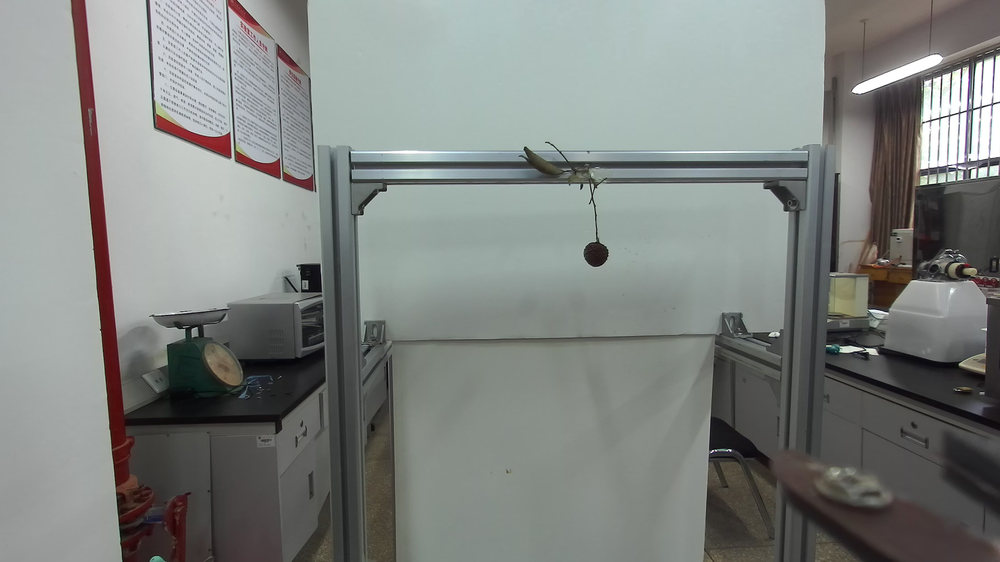
#> input picture models/yolo/1_6.png, 1000 x 562 px, shrunk from 2208 x 1242 before the run; the run also reads 1 picture not shown here
$ python SIFT.py
#> lines starting #> are read from the running program, lines starting #| are printed output that depends on the picture
import cv2
import numpy as np

def sift_feature_matching(img1, img2):
    # 创建SIFT对象
    sift = cv2.xfeatures2d.SIFT_create()

    # 检测关键点和计算描述符
    keypoints1, descriptors1 = sift.detectAndCompute(img1, None)
    keypoints2, descriptors2 = sift.detectAndCompute(img2, None)

    # 使用BFMatcher进行特征匹配
    bf = cv2.BFMatcher()
    matches = bf.knnMatch(descriptors1, descriptors2, k=2)

    # 应用比值测试，以获取最佳匹配
    good_matches = []
    for m, n in matches:
        if m.distance < 0.75 * n.distance:
            good_matches.append([m])

    # 绘制匹配结果
    result = cv2.drawMatchesKnn(img1, keypoints1, img2, keypoints2, good_matches, None, flags=cv2.DrawMatchesFlags_NOT_DRAW_SINGLE_POINTS)

    return result

if __name__ == "__main__":
    # 读取图像
    img1 = cv2.imread('1_6.png', cv2.IMREAD_GRAYSCALE)
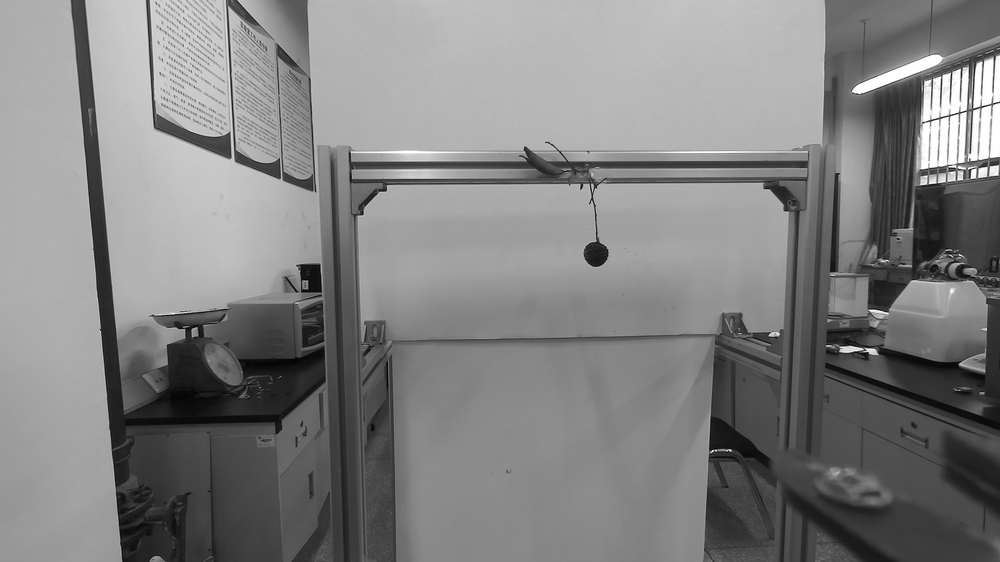
#> img1: shape (562, 1000); min 1, max 255, mean 129.5
    img2 = cv2.imread('1_0.png', cv2.IMREAD_GRAYSCALE)
#> img2: shape (562, 1000); min 0, max 255, mean 131.1

    # 执行SIFT特征匹配
    matched_image = sift_feature_matching(img1, img2)
#> in sift_feature_matching, `keypoints1, descriptors1 = sift.detectAndCompute(img1, None)`: keypoints1 = 666 keypoints; strongest (x, y, size): (872, 351, 5.2), (596, 254, 15.4), (959, 167, 2), (940, 118, 2.3)
#> in sift_feature_matching, `keypoints2, descriptors2 = sift.detectAndCompute(img2, None)`: keypoints2 = 659 keypoints; strongest (x, y, size): (872, 351, 5.2), (595, 255, 15.8), (959, 167, 2), (949, 115, 2.3)
#> in sift_feature_matching, `matches = bf.knnMatch(descriptors1, descriptors2, k=2)`: matches = 666 matches
#> after the loop in sift_feature_matching, `for m, n in matches:`: good_matches = 496 matches
#> in sift_feature_matching, `result = cv2.drawMatchesKnn(img1, keypoints1, img2, keypoints2, good_m..`:
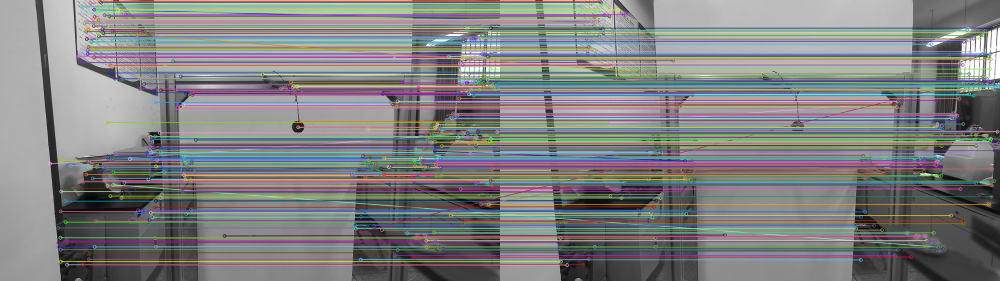
#> result: shape (562, 2000, 3) (shown at 1/2 size); mean of channels 0, 1, 2 129.3, 129, 128.5; drawn as B, G, R

    # 显示匹配结果
    cv2.imshow('SIFT Feature Matching', matched_image)
    cv2.waitKey(0)
    cv2.destroyAllWindows()
